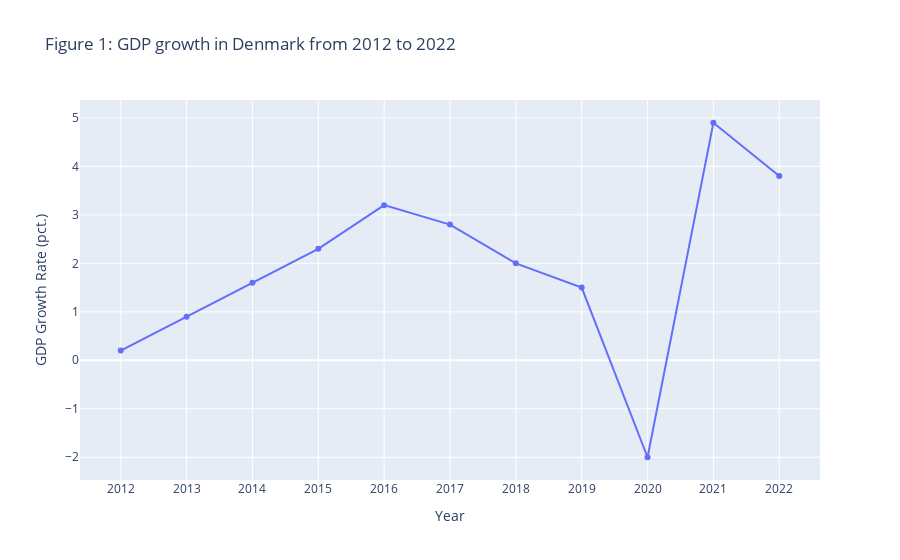

Notebook code cell kept with this figure:
### Markdown cell above
By creating a line plot using Plotly, it will be possible for you to hover over the data points and view the exact GDP growth rate for each year.

### Code cell
#Creating a Plotly figure
fig = go.Figure()

#Using a "line trace"
#The x value returns the years from the dataframe
#The y value returns the growth rate from the dataframe

fig.add_trace(go.Scatter(x=df_gdp.index, y=df_gdp['GDP Growth Rate'], mode='lines+markers'))

#Giving a title and setting axis labels
fig.update_layout(
    title='Figure 1: GDP growth in Denmark from 2012 to 2022',
    xaxis_title='Year',
    yaxis_title='GDP Growth Rate (pct.)'
)

#Showing the interactive figure
fig.show()

### Figure 1 — Plotly figure (JSON) as saved in the notebook; plotly's stock layout.template omitted (floating-point values rounded to 4 significant figures)
{"data": [{"mode": "lines+markers", "type": "scatter", "x": ["2012", "2013", "2014", "2015", "2016", "2017", "2018", "2019", "2020", "2021", "2022"], "y": [0.2, 0.9, 1.6, 2.3, 3.2, 2.8, 2, 1.5, -2, 4.9, 3.8]}], "layout": {"title": {"text": "Figure 1: GDP growth in Denmark from 2012 to 2022"}, "xaxis": {"title": {"text": "Year"}}, "yaxis": {"title": {"text": "GDP Growth Rate (pct.)"}}}}
